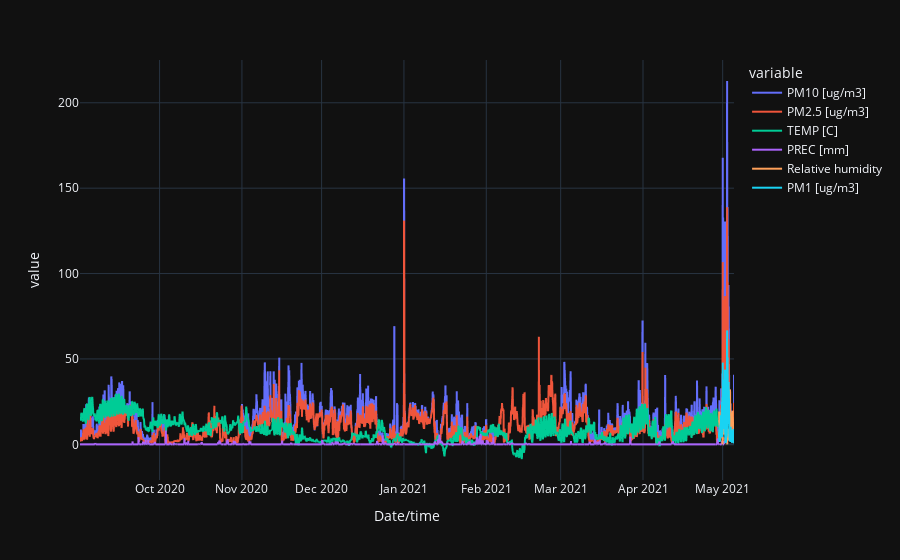

The code cell stored with this chart in its notebook:
### Code cell
df.plot()

### Figure 1 — Plotly figure (JSON) as saved in the notebook; plotly's stock layout.template omitted (floating-point values rounded to 4 significant figures; data arrays with more than 128 entries replaced by an {"elided": "..."} marker saying what was removed)
{"data": [{"hovertemplate": "variable=PM10 [ug/m3]<br>Date/time=%{x}<br>value=%{y}<extra></extra>", "legendgroup": "PM10 [ug/m3]", "line": {"color": "#636efa", "dash": "solid"}, "mode": "lines", "name": "PM10 [ug/m3]", "showlegend": true, "type": "scattergl", "x": {"elided": "7439 str values"}, "xaxis": "x", "y": {"elided": "7439 float values"}, "yaxis": "y"}, {"hovertemplate": "variable=PM2.5 [ug/m3]<br>Date/time=%{x}<br>value=%{y}<extra></extra>", "legendgroup": "PM2.5 [ug/m3]", "line": {"color": "#EF553B", "dash": "solid"}, "mode": "lines", "name": "PM2.5 [ug/m3]", "showlegend": true, "type": "scattergl", "x": {"elided": "7439 str values"}, "xaxis": "x", "y": {"elided": "7439 float values"}, "yaxis": "y"}, {"hovertemplate": "variable=TEMP [C]<br>Date/time=%{x}<br>value=%{y}<extra></extra>", "legendgroup": "TEMP [C]", "line": {"color": "#00cc96", "dash": "solid"}, "mode": "lines", "name": "TEMP [C]", "showlegend": true, "type": "scattergl", "x": {"elided": "7439 str values"}, "xaxis": "x", "y": {"elided": "7439 float values"}, "yaxis": "y"}, {"hovertemplate": "variable=PREC [mm]<br>Date/time=%{x}<br>value=%{y}<extra></extra>", "legendgroup": "PREC [mm]", "line": {"color": "#ab63fa", "dash": "solid"}, "mode": "lines", "name": "PREC [mm]", "showlegend": true, "type": "scattergl", "x": {"elided": "7439 str values"}, "xaxis": "x", "y": {"elided": "7439 float values"}, "yaxis": "y"}, {"hovertemplate": "variable=Relative humidity<br>Date/time=%{x}<br>value=%{y}<extra></extra>", "legendgroup": "Relative humidity", "line": {"color": "#FFA15A", "dash": "solid"}, "mode": "lines", "name": "Relative humidity", "showlegend": true, "type": "scattergl", "x": {"elided": "7439 str values"}, "xaxis": "x", "y": {"elided": "7439 float values"}, "yaxis": "y"}, {"hovertemplate": "variable=PM1 [ug/m3]<br>Date/time=%{x}<br>value=%{y}<extra></extra>", "legendgroup": "PM1 [ug/m3]", "line": {"color": "#19d3f3", "dash": "solid"}, "mode": "lines", "name": "PM1 [ug/m3]", "showlegend": true, "type": "scattergl", "x": {"elided": "7439 str values"}, "xaxis": "x", "y": {"elided": "7439 float values"}, "yaxis": "y"}], "layout": {"legend": {"title": {"text": "variable"}, "tracegroupgap": 0}, "margin": {"t": 60}, "xaxis": {"anchor": "y", "domain": [0, 1], "title": {"text": "Date/time"}}, "yaxis": {"anchor": "x", "domain": [0, 1], "title": {"text": "value"}}}}
